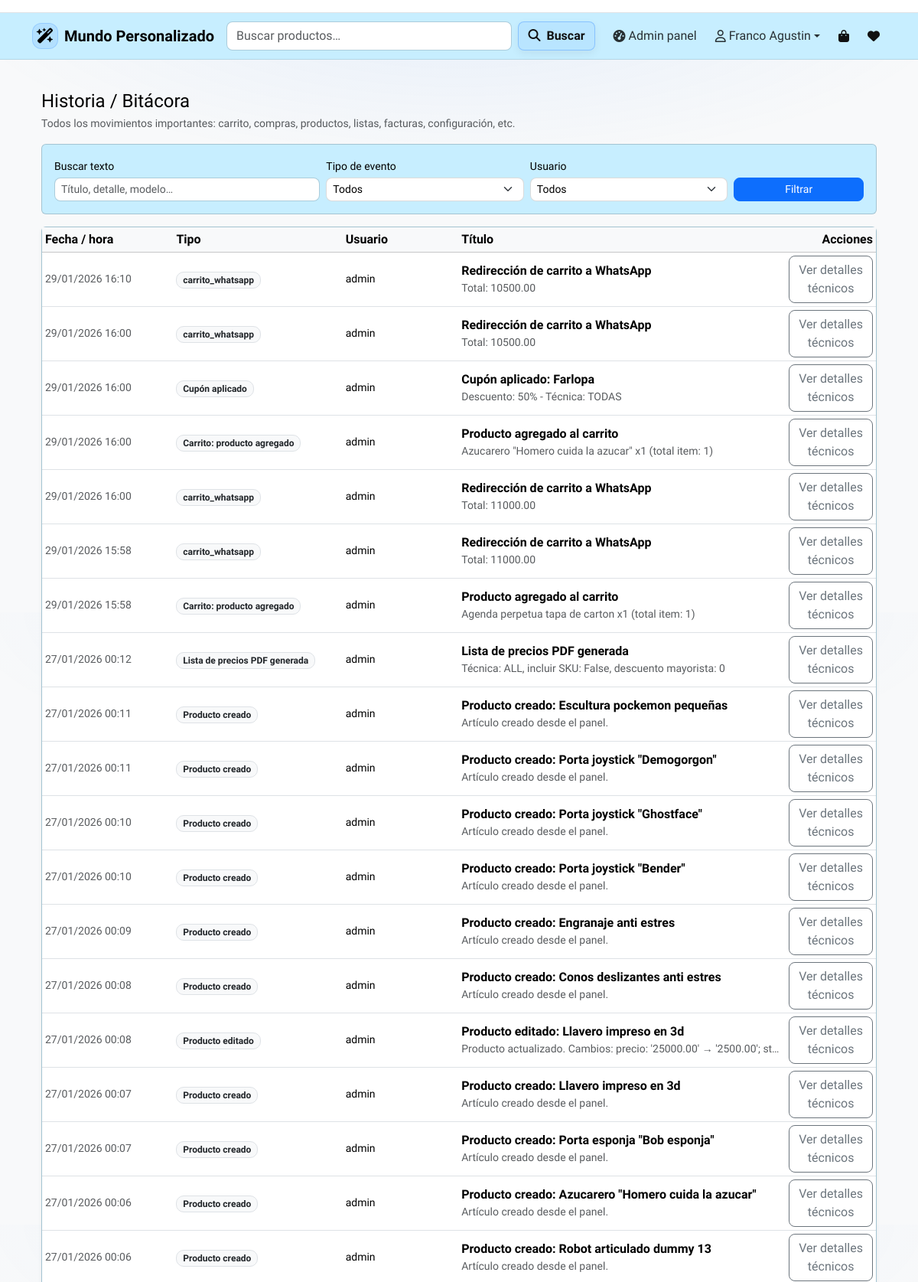
Screenshot of /owner/historia/ (signed in, upper part) with the database file from the repository.
### owner/models.py (models this page shows, shortened)
class SiteConfig(models.Model):
    primary_color   = models.CharField(max_length=20, default="#0d6efd")
    secondary_color = models.CharField(max_length=20, default="#6c757d")
    success_color   = models.CharField(max_length=20, default="#198754")
    danger_color    = models.CharField(max_length=20, default="#dc3545")
    background      = models.CharField(max_length=20, default="#ffffff")
    surface         = models.CharField(max_length=20, default="#ffffff")
    text_color      = models.CharField(max_length=20, default="#111111")
    muted_color     = models.CharField(max_length=20, default="#6c757d")
    primary_rgb = models.CharField(
        max_length=20,
        default="13,110,253",
        help_text="Formato: R,G,B (ej: 13,110,253)",
    )
    font_base = models.CharField(
        max_length=120,
        default="system-ui, -apple-system, Segoe UI, Roboto, Arial"
    )
    font_headings = models.CharField(
        max_length=120,
        default="system-ui, -apple-system, Segoe UI, Roboto, Arial"
    )
    google_fonts_url = models.URLField(blank=True, default="")
    texts = models.JSONField(default=dict, blank=True)
    updated_at = models.DateTimeField(auto_now=True)
    @classmethod
    def get_solo(cls):
        obj, _ = cls.objects.get_or_create(pk=1)
        return obj

class BitacoraEvento(models.Model):
    TIPO_CHOICES = [
        ("carrito_agregar", "Carrito: producto agregado"),
        ("carrito_eliminar", "Carrito: producto eliminado"),
        ("carrito_actualizar", "Carrito: cantidad actualizada"),
        ("carrito_vaciar", "Carrito: carrito vaciado"),
        ("carrito_agregar_sin_stock", "Carrito: intento de agregar sin stock"),
        ("carrito_sin_stock", "Carrito: producto quitado por falta de stock"),
        ("cupon_aplicado", "Cupón aplicado"),
        ("cupon_invalido", "Cupón inválido o vencido"),
        ("favorito_agregar", "Favoritos: producto agregado"),
        ("favorito_eliminar", "Favoritos: producto eliminado"),
        ("compra_creada", "Compra realizada"),
        ("compra_cancelada", "Compra cancelada"),
        ("pedido_ver_detalle", "Pedido: ver detalle"),
        ("pedido_continuar_pago", "Pedido: continuar pago"),
        ("pedido_continuar_no_permitido", "Pedido: continuar no permitido"),
        ("pedido_continuar_sin_link", "Pedido: continuar sin link de pago"),
        ("pedido_cancelar", "Pedido: cancelado por el cliente"),
        ("pedido_cancelar_no_permitido", "Pedido: intento de cancelación no permitida"),
        ("pedido_eliminar", "Pedido: eliminado por el cliente"),
        ("pedido_eliminar_no_permitido", "Pedido: intento de eliminación no permitida"),
        ("producto_creado", "Producto creado"),
        ("producto_editado", "Producto editado"),
        ("producto_eliminado", "Producto eliminado"),
        ("precio_actualizado", "Precio actualizado"),
        ("productos_bulk_activar", "Productos: alta masiva"),
        ("productos_bulk_desactivar", "Productos: baja masiva"),
        ("productos_bulk_eliminar", "Productos: eliminación masiva"),
        ("productos_bulk_tech", "Productos: técnica asignada masivamente"),
        ("rubros_asignados", "Rubros asignados / auto-rubros"),
        ("autorubros_aplicados", "Auto-rubros aplicados"),
        ("rubro_creado", "Rubro creado"),
        ("rubro_editado", "Rubro editado"),
        ("rubro_eliminado", "Rubro eliminado"),
        ("subrubro_creado", "Subrubro creado"),
        ("subrubro_editado", "Subrubro editado"),
        ("subrubro_eliminado", "Subrubro eliminado"),
        ("siteconfig_edit", "Personalización del sitio modificada"),
        ("siteinfo_edit", "Información del sitio modificada"),
        ("perfil_actualizado", "Perfil de usuario actualizado"),
        ("lista_cargada", "Lista de precios cargada"),
        ("lista_import_confirmada", "Importación de lista confirmada"),
        ("factura_proveedor_cargada", "Factura de proveedor cargada"),
        ("factura_proveedor_confirmada", "Factura de proveedor confirmada"),
        ("factura_pdf_generada", "Factura PDF generada"),
        ("lista_precios_pdf_generada", "Lista de precios PDF generada"),
        ("logout", "Usuario cerró sesión"),
    ]
    created_at = models.DateTimeField(auto_now_add=True)
    usuario = models.ForeignKey(
        settings.AUTH_USER_MODEL,
        null=True,
        blank=True,
        on_delete=models.SET_NULL,
        related_name="bitacora_eventos",
    )
    tipo = models.CharField(max_length=50, choices=TIPO_CHOICES)
    titulo = models.CharField(max_length=200)
    detalle = models.TextField(blank=True)
    obj_model = models.CharField(max_length=100, blank=True)
    obj_id = models.CharField(max_length=50, blank=True)
    extra = models.JSONField(default=dict, blank=True)
    archivo = models.FileField(
        upload_to="bitacora/",
        blank=True,
        null=True,
        help_text="Adjunto opcional (PDF, CSV, etc.) relacionado al evento.",
    )
    class Meta:
        ordering = ("-created_at", "-id")

### owner/views.py (the view, shortened to what this page needs)
# urls.py: path("historia/", owner_historia_global, name="owner_historia_global"),
@login_required
def owner_historia_global(request):
    if not _check_owner(request.user):
        raise PermissionDenied("No tienes permiso para ver la bitácora.")
    tipo = (request.GET.get("tipo") or "").strip()
    usuario_id = (request.GET.get("usuario") or "").strip()
    q = (request.GET.get("q") or "").strip()
    desde = (request.GET.get("desde") or "").strip()
    hasta = (request.GET.get("hasta") or "").strip()
    eventos = BitacoraEvento.objects.all().select_related("usuario")
    if tipo:
        eventos = eventos.filter(tipo=tipo)
    if usuario_id:
        eventos = eventos.filter(usuario_id=usuario_id)
    if q:
        eventos = eventos.filter(
            Q(titulo__icontains=q) |
            Q(detalle__icontains=q) |
            Q(extra__icontains=q)
        )
    eventos = eventos[:500]
    usuarios = User.objects.filter(bitacora_eventos__isnull=False).distinct()
    tipos = BitacoraEvento.TIPO_CHOICES
    return render(
        request,
        "owner/historia_global.html",
        {
            "eventos": eventos,
            "usuarios": usuarios,
            "tipos": tipos,
            "f_tipo": tipo,
            "f_usuario": usuario_id,
            "f_q": q,
            "f_desde": desde,
            "f_hasta": hasta,
        },
    )

### cliente/context_processors.py (called while the page is built, shortened)
def carrito_y_favoritos(request):
    carrito = request.session.get("carrito", {}) or {}
    favoritos = request.session.get("favoritos", {}) or {}
    cart_items = []
    cart_total_qty = 0
    favorites_items = []
    return {
        "cart_items": cart_items,
        "cart_total_qty": cart_total_qty,
        "favorites_items": favorites_items,
        "favorites_count": len(favorites_items),
    }

### integraciones/context_processors.py (called while the page is built)
def instagram_feed(request):
    return {
        "instagram_media": fetch_instagram_media()
    }

### integraciones/views.py (called while the page is built, shortened)
def fetch_instagram_media():
    media = cache.get(INSTAGRAM_CACHE_KEY)
    if media is not None:
        return media
    access_token = getattr(settings, "INSTAGRAM_ACCESS_TOKEN", "")
    limit = getattr(settings, "INSTAGRAM_MEDIA_LIMIT", 8)
    if not access_token:
        logger.warning("INSTAGRAM_ACCESS_TOKEN no configurado")
        return []

### owner/context_processors.py (called while the page is built)
def siteinfo_blocks(request):
    bloques = SiteInfoBlock.objects.filter(activo=True).order_by("orden", "titulo")
    return {"siteinfo_blocks": bloques}

def site_cfg(request):
    return {"site_cfg": SiteConfig.get_solo()}

### owner/views.py (called while the page is built)
def _check_owner(user):
    return getattr(user, "is_owner", False) or getattr(user, "is_superuser", False)

### owner/templates/owner/historia_global.html (shortened to what this page needs)
{% extends "base.html" %}
{% block content %}
<div class="container py-4">
  <div class="d-flex justify-content-between align-items-center mb-3 flex-wrap gap-2">
    <div>
      <h1 class="h4 mb-1">Historia / Bitácora</h1>
      <div class="text-muted small">
        Todos los movimientos importantes: carrito, compras, productos, listas, facturas, configuración, etc.
      </div>
    </div>
  </div>
  {% if tipos or usuarios %}
  <form method="get" class="card card-body mb-3">
    <div class="row g-2 align-items-end">
      <div class="col-md-4">
        <label class="form-label small mb-1">Buscar texto</label>
        <input type="text" name="q" value="{{ q }}" class="form-control form-control-sm" placeholder="Título, detalle, modelo…">
      </div>
      <div class="col-md-3">
        <label class="form-label small mb-1">Tipo de evento</label>
        <select name="tipo" class="form-select form-select-sm">
          <option value="">Todos</option>
        </select>
      </div>
      <div class="col-md-3">
        <label class="form-label small mb-1">Usuario</label>
        <select name="user" class="form-select form-select-sm">
          <option value="">Todos</option>
        </select>
      </div>
      <div class="col-md-2 text-end">
        <button class="btn btn-sm btn-primary w-100">Filtrar</button>
      </div>
    </div>
  </form>
  {% endif %}
  <div class="card shadow-sm">
    <div class="card-body p-0">
      <div class="table-responsive">
        <table class="table table-sm align-middle mb-0">
          <thead class="table-light">
            <tr>
              <th style="width: 180px;">Fecha / hora</th>
              <th style="width: 180px;">Tipo</th>
              <th style="width: 160px;">Usuario</th>
              <th>Título</th>
              <th style="width: 120px;" class="text-end">Acciones</th>
            </tr>
          </thead>
          <tbody>
            {% if eventos %}
              {% for ev in eventos %}
                <tr>
                  <td class="small text-muted">
                    {{ ev.created_at|date:"d/m/Y H:i" }}
                  </td>
                  <td>
                    <span class="badge bg-light text-dark border">
                      {{ ev.get_tipo_display }}
                    </span>
                  </td>
                  <td class="small">
                    {% if ev.usuario %}
                      {{ ev.usuario.get_full_name|default:ev.usuario.username }}
                    {% else %}
                      <span class="text-muted">Sistema</span>
                    {% endif %}
                  </td>
                  <td>
                    <div class="fw-semibold">{{ ev.titulo }}</div>
                    {% if ev.detalle %}
                      <div class="small text-muted text-truncate" style="max-width: 420px;">
                        {{ ev.detalle }}
                      </div>
                    {% endif %}
                  </td>
                  <td class="text-end">
                    <button
                      class="btn btn-xs btn-outline-secondary"
                      type="button"
                      data-bs-toggle="collapse"
                      data-bs-target="#ev-tech-{{ ev.id }}"
                      aria-expanded="false"
                      aria-controls="ev-tech-{{ ev.id }}">
                      Ver detalles técnicos
                    </button>
                  </td>
                </tr>
              {% endfor %}
            {% else %}
              <tr>
                <td colspan="5" class="text-center py-4 text-muted">
                  Todavía no hay eventos registrados.
                </td>
              </tr>
            {% endif %}
          </tbody>
        </table>
      </div>
    </div>
  </div>
</div>
{% endblock %}

### templates/base.html (shortened to what this page needs)
<!DOCTYPE html>
<html lang="es">
<head>
  <link href="https://cdn.jsdelivr.net/npm/bootstrap@5.3.3/dist/css/bootstrap.min.css" rel="stylesheet">
  <link rel="stylesheet" href="https://cdnjs.cloudflare.com/ajax/libs/font-awesome/6.4.2/css/all.min.css">
</head>
<body class="bg-light">
  <section class="border-bottom" style="background:#ffffff;">
    <div class="container py-2">
    </div>
  </section>
  <nav class="navbar navbar-expand-lg mp-navbar mb-3">
    <div class="container">
      <a class="navbar-brand fw-semibold d-flex align-items-center gap-2" href="{% url 'catalogo' %}">
        <span class="d-inline-flex align-items-center justify-content-center"
          style="width:34px;height:34px;border-radius:12px;background:rgba(13,110,253,.10);border:1px solid rgba(13,110,253,.18);">
          <i class="fa-solid fa-wand-magic-sparkles"></i>
        </span>
        {{ site_cfg.texts.brand_name|default:"Mundo Personalizado" }}
      </a>
      <div id="mainNav" class="collapse navbar-collapse">
        <form id="navSearchForm" class="d-flex ms-auto my-2 my-lg-0 gap-2 flex-grow-1" role="search" method="get"
          action="{% url 'catalogo' %}">
          <div class="position-relative flex-grow-1">
            <input class="form-control" name="q" id="navSearchInput" type="search"
              placeholder="{{ site_cfg.texts.search_placeholder|default:'Buscar productos…' }}" autocomplete="off"
              value="{{ request.GET.q|default:'' }}">
          </div>
          <button class="btn btn-mp primary flex-shrink-0" type="submit">
            <i class="fa-solid fa-magnifying-glass me-1"></i> Buscar
          </button>
        </form>
        <ul class="navbar-nav ms-3 align-items-lg-center gap-2">
          {% if request.user.is_authenticated and request.user.is_staff %}
          <li class="nav-item">
            <a class="nav-link d-flex align-items-center" href="{% url 'home' %}">
              <i class="fa-solid fa-gauge-high me-1"></i>
              <span>Admin panel</span>
            </a>
          </li>
          {% endif %}
          {% if request.user.is_authenticated %}
          <li class="nav-item dropdown">
            <a class="nav-link dropdown-toggle d-flex align-items-center" href="#" role="button"
              data-bs-toggle="dropdown" aria-expanded="false">
              <i class="fa-regular fa-user me-1"></i>
              <span>{{ request.user.first_name|default:"Mi cuenta" }}</span>
            </a>
          </li>
          {% endif %}
          <li class="nav-item dropdown">
            <a class="nav-link position-relative nav-icon d-flex align-items-center" href="#" role="button"
              data-bs-toggle="dropdown" aria-expanded="false" aria-label="Carrito">
              <i class="fa-solid fa-bag-shopping"></i>
            </a>
          </li>
          <li class="nav-item dropdown">
            <a class="nav-link position-relative nav-icon d-flex align-items-center" href="#" role="button"
              data-bs-toggle="dropdown" aria-expanded="false" aria-label="Favoritos">
              <i class="fa-solid fa-heart"></i>
            </a>
          </li>
        </ul>
      </div>
    </div>
  </nav>
  <main class="container mb-5">
    {% block content %}{% endblock %}
  </main>
</body>
</html>

### templates/base.html (style rules this page uses)
:root { --mp-border: rgba(0, 0, 0, .10); --mp-shadow: 0 10px 28px rgba(0, 0, 0, .08); --mp-shadow-soft: 0 6px 16px rgba(0, 0, 0, .06); --mp-radius: 10px; --mp-radius-sm: 8px; }
body { color: var(--mp-text); background: radial-gradient(1100px 360px at 50% 0%, rgba(var(--mp-primary-rgb), .07), transparent 60%), var(--mp-bg); font-family: var(--mp-font-base); }
.card, .mp-navbar, .mp-footer, .dropdown-menu { background-color: var(--mp-surface) !important; }
main.container { max-width: 1140px; }
.form-control, .form-select { border-radius: var(--mp-radius-sm); border: 1px solid rgba(0, 0, 0, .14); }
.btn { border-radius: var(--mp-radius-sm); }
.btn-mp { border-radius: var(--mp-radius-sm) !important; border: 1px solid rgba(0, 0, 0, .12) !important; background: var(--mp-surface) !important; color: #111 !important; font-weight: 650; box-shadow: 0 4px 12px rgba(0, 0, 0, .06); transition: transform .08s ease, box-shadow .18s ease, background .18s ease; }
.btn-mp.primary { border-color: rgba(13, 110, 253, .28) !important; background: rgba(13, 110, 253, .07) !important; }
.mp-navbar { position: sticky; top: 0; z-index: 1030; backdrop-filter: blur(10px); -webkit-backdrop-filter: blur(10px); border-bottom: 1px solid var(--mp-border); }
.mp-navbar .nav-link { border-radius: var(--mp-radius-sm); padding: .45rem .65rem; color: rgba(0, 0, 0, .80); }
.nav-icon { color: #111 !important; }
.badge { border-radius: 10px !important; }

### rows the page displays
SiteConfig: texts.brand_name "Mundo Personalizado", q "Buscar productos…"
BitacoraEvento: created_at "29/01/2026 16:10", tipo "carrito_whatsapp", usuario.get_full_name "admin", titulo "Redirección de carrito a WhatsApp", detalle "Total: 10500.00"
BitacoraEvento: created_at "29/01/2026 16:00", tipo "carrito_whatsapp", usuario.get_full_name "admin", titulo "Redirección de carrito a WhatsApp", detalle "Total: 10500.00"
BitacoraEvento: created_at "29/01/2026 16:00", tipo "Cupón aplicado", usuario.get_full_name "admin", titulo "Cupón aplicado: Farlopa", detalle "Descuento: 50% - Técnica: TODAS"
BitacoraEvento: created_at "29/01/2026 16:00", tipo "Carrito: producto agregado", usuario.get_full_name "admin", titulo "Producto agregado al carrito", detalle "Azucarero \"Homero cuida la azucar\" x1 (total item: 1)"
BitacoraEvento: created_at "29/01/2026 16:00", tipo "carrito_whatsapp", usuario.get_full_name "admin", titulo "Redirección de carrito a WhatsApp", detalle "Total: 11000.00"
BitacoraEvento: created_at "29/01/2026 15:58", tipo "carrito_whatsapp", usuario.get_full_name "admin", titulo "Redirección de carrito a WhatsApp", detalle "Total: 11000.00"
BitacoraEvento: created_at "29/01/2026 15:58", tipo "Carrito: producto agregado", usuario.get_full_name "admin", titulo "Producto agregado al carrito", detalle "Agenda perpetua tapa de carton x1 (total item: 1)"
BitacoraEvento: created_at "27/01/2026 00:12", tipo "Lista de precios PDF generada", usuario.get_full_name "admin", titulo "Lista de precios PDF generada", detalle "Técnica: ALL, incluir SKU: False, descuento mayorista: 0"
BitacoraEvento: created_at "27/01/2026 00:11", tipo "Producto creado", usuario.get_full_name "admin", titulo "Producto creado: Escultura pockemon pequeñas", detalle "Artículo creado desde el panel."
BitacoraEvento: created_at "27/01/2026 00:11", tipo "Producto creado", usuario.get_full_name "admin", titulo "Producto creado: Porta joystick \"Demogorgon\"", detalle "Artículo creado desde el panel."
BitacoraEvento: created_at "27/01/2026 00:10", tipo "Producto creado", usuario.get_full_name "admin", titulo "Producto creado: Porta joystick \"Ghostface\"", detalle "Artículo creado desde el panel."
BitacoraEvento: created_at "27/01/2026 00:10", tipo "Producto creado", usuario.get_full_name "admin", titulo "Producto creado: Porta joystick \"Bender\"", detalle "Artículo creado desde el panel."
BitacoraEvento: created_at "27/01/2026 00:09", tipo "Producto creado", usuario.get_full_name "admin", titulo "Producto creado: Engranaje anti estres", detalle "Artículo creado desde el panel."
BitacoraEvento: created_at "27/01/2026 00:08", tipo "Producto creado", usuario.get_full_name "admin", titulo "Producto creado: Conos deslizantes anti estres", detalle "Artículo creado desde el panel."
BitacoraEvento: created_at "27/01/2026 00:08", tipo "Producto editado", usuario.get_full_name "admin", titulo "Producto editado: Llavero impreso en 3d", detalle "Producto actualizado. Cambios: precio: '25000.00' → '2500.00'; st…"
BitacoraEvento: created_at "27/01/2026 00:07", tipo "Producto creado", usuario.get_full_name "admin", titulo "Producto creado: Llavero impreso en 3d", detalle "Artículo creado desde el panel."
BitacoraEvento: created_at "27/01/2026 00:07", tipo "Producto creado", usuario.get_full_name "admin", titulo "Producto creado: Porta esponja \"Bob esponja\"", detalle "Artículo creado desde el panel."
BitacoraEvento: created_at "27/01/2026 00:06", tipo "Producto creado", usuario.get_full_name "admin", titulo "Producto creado: Azucarero \"Homero cuida la azucar\"", detalle "Artículo creado desde el panel."
BitacoraEvento: created_at "27/01/2026 00:06", tipo "Producto creado", usuario.get_full_name "admin", titulo "Producto creado: Robot articulado dummy 13", detalle "Artículo creado desde el panel."

### other values shown
{{ request.user.first_name|default:"Mi cuenta" }} "Franco Agustin"
